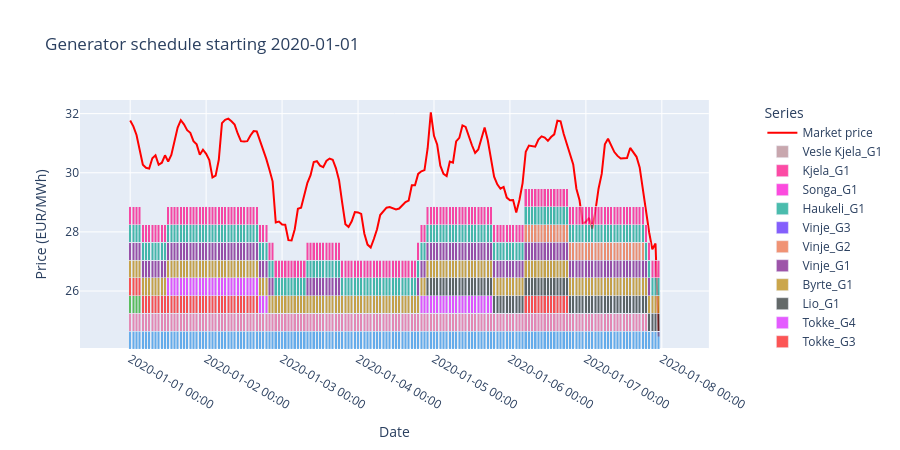

Here is the notebook cell this chart was saved with:
### Code cell
palette = pc.qualitative.Dark24
color_map = {name: palette[i % len(palette)] for i, name in enumerate(generator_names)}
plot_schedule(schedule=schedule, price=price, title=f"Generator schedule starting {starttime.date()}", generator_names=generator_names, color_map=color_map, starttime=starttime)

### Figure 1 — Plotly figure (JSON) as saved in the notebook; plotly's stock layout.template omitted (floating-point values rounded to 4 significant figures; data arrays with more than 128 entries replaced by an {"elided": "..."} marker saying what was removed)
{"data": [{"hoverinfo": "skip", "marker": {"color": "#2E91E5"}, "name": "Hogga_G1", "opacity": 0.7, "type": "bar", "x": {"elided": "168 str values"}, "xaxis": "x", "y": {"elided": "168 int values"}, "yaxis": "y2"}, {"hoverinfo": "skip", "marker": {"color": "#E15F99"}, "name": "Tokke_G1", "opacity": 0.7, "type": "bar", "x": {"elided": "168 str values"}, "xaxis": "x", "y": {"elided": "168 int values"}, "yaxis": "y2"}, {"hoverinfo": "skip", "marker": {"color": "#1CA71C"}, "name": "Tokke_G2", "opacity": 0.7, "type": "bar", "x": {"elided": "168 str values"}, "xaxis": "x", "y": {"elided": "168 int values"}, "yaxis": "y2"}, {"hoverinfo": "skip", "marker": {"color": "#FB0D0D"}, "name": "Tokke_G3", "opacity": 0.7, "type": "bar", "x": {"elided": "168 str values"}, "xaxis": "x", "y": {"elided": "168 int values"}, "yaxis": "y2"}, {"hoverinfo": "skip", "marker": {"color": "#DA16FF"}, "name": "Tokke_G4", "opacity": 0.7, "type": "bar", "x": {"elided": "168 str values"}, "xaxis": "x", "y": {"elided": "168 int values"}, "yaxis": "y2"}, {"hoverinfo": "skip", "marker": {"color": "#222A2A"}, "name": "Lio_G1", "opacity": 0.7, "type": "bar", "x": {"elided": "168 str values"}, "xaxis": "x", "y": {"elided": "168 int values"}, "yaxis": "y2"}, {"hoverinfo": "skip", "marker": {"color": "#B68100"}, "name": "Byrte_G1", "opacity": 0.7, "type": "bar", "x": {"elided": "168 str values"}, "xaxis": "x", "y": {"elided": "168 int values"}, "yaxis": "y2"}, {"hoverinfo": "skip", "marker": {"color": "#750D86"}, "name": "Vinje_G1", "opacity": 0.7, "type": "bar", "x": {"elided": "168 str values"}, "xaxis": "x", "y": {"elided": "168 int values"}, "yaxis": "y2"}, {"hoverinfo": "skip", "marker": {"color": "#EB663B"}, "name": "Vinje_G2", "opacity": 0.7, "type": "bar", "x": {"elided": "168 str values"}, "xaxis": "x", "y": {"elided": "168 int values"}, "yaxis": "y2"}, {"hoverinfo": "skip", "marker": {"color": "#511CFB"}, "name": "Vinje_G3", "opacity": 0.7, "type": "bar", "x": {"elided": "168 str values"}, "xaxis": "x", "y": {"elided": "168 int values"}, "yaxis": "y2"}, {"hoverinfo": "skip", "marker": {"color": "#00A08B"}, "name": "Haukeli_G1", "opacity": 0.7, "type": "bar", "x": {"elided": "168 str values"}, "xaxis": "x", "y": {"elided": "168 int values"}, "yaxis": "y2"}, {"hoverinfo": "skip", "marker": {"color": "#FB00D1"}, "name": "Songa_G1", "opacity": 0.7, "type": "bar", "x": {"elided": "168 str values"}, "xaxis": "x", "y": {"elided": "168 int values"}, "yaxis": "y2"}, {"hoverinfo": "skip", "marker": {"color": "#FC0080"}, "name": "Kjela_G1", "opacity": 0.7, "type": "bar", "x": {"elided": "168 str values"}, "xaxis": "x", "y": {"elided": "168 int values"}, "yaxis": "y2"}, {"hoverinfo": "skip", "marker": {"color": "#B2828D"}, "name": "Vesle Kjela_G1", "opacity": 0.7, "type": "bar", "x": {"elided": "168 str values"}, "xaxis": "x", "y": {"elided": "168 int values"}, "yaxis": "y2"}, {"customdata": {"elided": "168x14 int values"}, "hoverinfo": "skip", "hovertemplate": "Hogga_G1: %{customdata[0]}<br>Tokke_G1: %{customdata[1]}<br>Tokke_G2: %{customdata[2]}<br>Tokke_G3: %{customdata[3]}<br>Tokke_G4: %{customdata[4]}<br>Lio_G1: %{customdata[5]}<br>Byrte_G1: %{customdata[6]}<br>Vinje_G1: %{customdata[7]}<br>Vinje_G2: %{customdata[8]}<br>Vinje_G3: %{customdata[9]}<br>Haukeli_G1: %{customdata[10]}<br>Songa_G1: %{customdata[11]}<br>Kjela_G1: %{customdata[12]}<br>Vesle Kjela_G1: %{customdata[13]}<br><extra></extra>", "marker": {"opacity": 0, "size": 30}, "mode": "markers", "showlegend": false, "type": "scatter", "x": {"elided": "168 str values"}, "xaxis": "x", "y": {"elided": "168 float values"}, "yaxis": "y2"}, {"hoverinfo": "skip", "line": {"color": "red"}, "mode": "lines", "name": "Market price", "type": "scatter", "x": {"elided": "168 str values"}, "xaxis": "x", "y": {"elided": "168 float values"}, "yaxis": "y"}], "layout": {"barmode": "stack", "height": 450, "hovermode": "closest", "legend": {"title": {"text": "Series"}}, "title": {"text": "Generator schedule starting 2020-01-01"}, "xaxis": {"anchor": "y", "domain": [0, 0.94], "showgrid": true, "tickformat": "%Y-%m-%d %H:%M", "title": {"text": "Date"}}, "yaxis": {"anchor": "x", "domain": [0, 1], "showgrid": true, "title": {"text": "Price (EUR/MWh)"}}, "yaxis2": {"anchor": "x", "overlaying": "y", "range": [0, 14], "showgrid": false, "showticklabels": false, "side": "right"}}}
